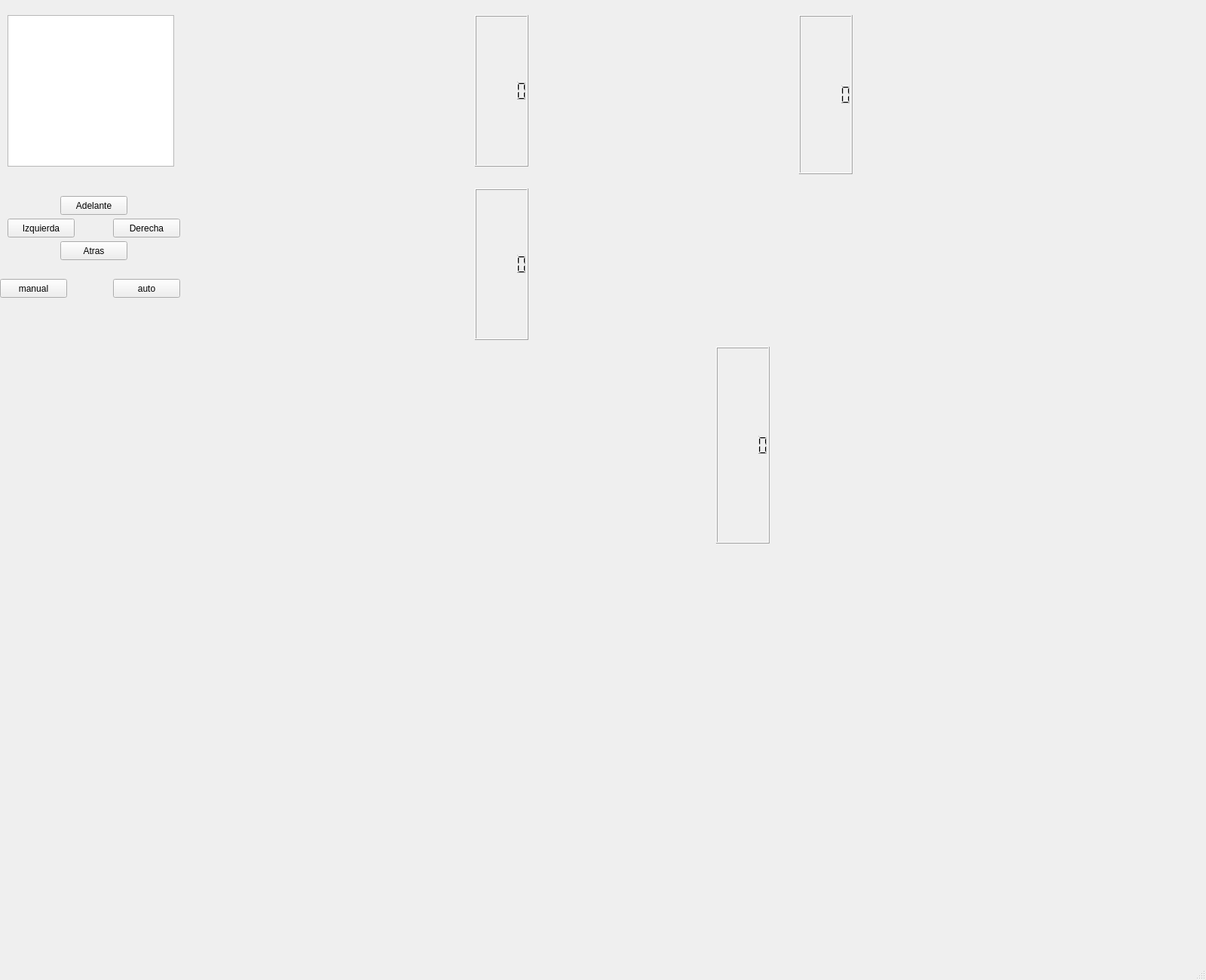
<?xml version="1.0" encoding="UTF-8"?>
<ui version="4.0">
 <class>MainWindow</class>
 <widget class="QMainWindow" name="MainWindow">
  <property name="geometry">
   <rect>
    <x>0</x>
    <y>0</y>
    <width>1600</width>
    <height>1300</height>
   </rect>
  </property>
  <property name="windowTitle">
   <string>MainWindow</string>
  </property>
  <widget class="QWidget" name="centralwidget">
   <widget class="QPushButton" name="pushButton_6">
    <property name="geometry">
     <rect>
      <x>150</x>
      <y>290</y>
      <width>89</width>
      <height>25</height>
     </rect>
    </property>
    <property name="text">
     <string>Derecha</string>
    </property>
   </widget>
   <widget class="QTextEdit" name="textEdit">
    <property name="geometry">
     <rect>
      <x>10</x>
      <y>20</y>
      <width>221</width>
      <height>201</height>
     </rect>
    </property>
   </widget>
   <widget class="QPushButton" name="pushButton_4">
    <property name="geometry">
     <rect>
      <x>80</x>
      <y>260</y>
      <width>89</width>
      <height>25</height>
     </rect>
    </property>
    <property name="text">
     <string>Adelante</string>
    </property>
   </widget>
   <widget class="QChartView" name="widget_3" native="true">
    <property name="geometry">
     <rect>
      <x>710</x>
      <y>20</y>
      <width>361</width>
      <height>211</height>
     </rect>
    </property>
   </widget>
   <widget class="QLCDNumber" name="lcdNumber_3">
    <property name="geometry">
     <rect>
      <x>1060</x>
      <y>20</y>
      <width>71</width>
      <height>211</height>
     </rect>
    </property>
   </widget>
   <widget class="QLCDNumber" name="lcdNumber_2">
    <property name="geometry">
     <rect>
      <x>630</x>
      <y>250</y>
      <width>71</width>
      <height>201</height>
     </rect>
    </property>
   </widget>
   <widget class="QPushButton" name="pushButton_5">
    <property name="geometry">
     <rect>
      <x>80</x>
      <y>320</y>
      <width>89</width>
      <height>25</height>
     </rect>
    </property>
    <property name="text">
     <string>Atras</string>
    </property>
   </widget>
   <widget class="QPushButton" name="pushButton_7">
    <property name="geometry">
     <rect>
      <x>10</x>
      <y>290</y>
      <width>89</width>
      <height>25</height>
     </rect>
    </property>
    <property name="text">
     <string>Izquierda</string>
    </property>
   </widget>
   <widget class="QChartView" name="widget_2" native="true">
    <property name="geometry">
     <rect>
      <x>259</x>
      <y>250</y>
      <width>361</width>
      <height>201</height>
     </rect>
    </property>
   </widget>
   <widget class="QChartView" name="widget" native="true">
    <property name="geometry">
     <rect>
      <x>259</x>
      <y>20</y>
      <width>361</width>
      <height>201</height>
     </rect>
    </property>
   </widget>
   <widget class="QLCDNumber" name="lcdNumber">
    <property name="geometry">
     <rect>
      <x>630</x>
      <y>20</y>
      <width>71</width>
      <height>201</height>
     </rect>
    </property>
   </widget>
   <widget class="QLCDNumber" name="lcdNumber_4">
    <property name="geometry">
     <rect>
      <x>950</x>
      <y>460</y>
      <width>71</width>
      <height>261</height>
     </rect>
    </property>
   </widget>
   <widget class="QChartView" name="widget_4" native="true">
    <property name="geometry">
     <rect>
      <x>260</x>
      <y>460</y>
      <width>671</width>
      <height>261</height>
     </rect>
    </property>
   </widget>
   <widget class="QPushButton" name="pushButton_8">
    <property name="geometry">
     <rect>
      <x>0</x>
      <y>370</y>
      <width>89</width>
      <height>25</height>
     </rect>
    </property>
    <property name="text">
     <string>manual</string>
    </property>
   </widget>
   <widget class="QPushButton" name="pushButton_9">
    <property name="geometry">
     <rect>
      <x>150</x>
      <y>370</y>
      <width>89</width>
      <height>25</height>
     </rect>
    </property>
    <property name="text">
     <string>auto</string>
    </property>
   </widget>
  </widget>
  <widget class="QMenuBar" name="menubar">
   <property name="geometry">
    <rect>
     <x>0</x>
     <y>0</y>
     <width>1600</width>
     <height>22</height>
    </rect>
   </property>
  </widget>
  <widget class="QStatusBar" name="statusbar"/>
 </widget>
 <customwidgets>
  <customwidget>
   <class>QChartView</class>
   <extends>QWidget</extends>
   <header>qchartview.h</header>
   <container>1</container>
  </customwidget>
 </customwidgets>
 <resources/>
 <connections/>
</ui>
